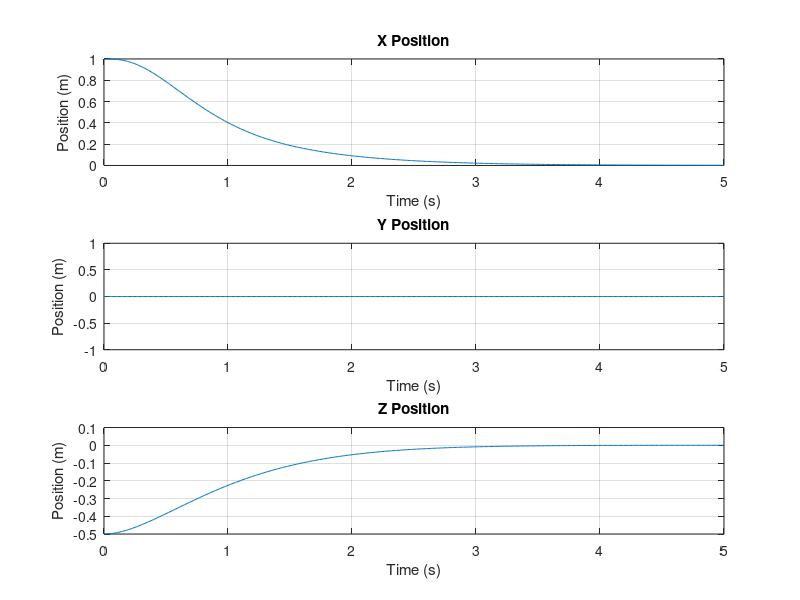
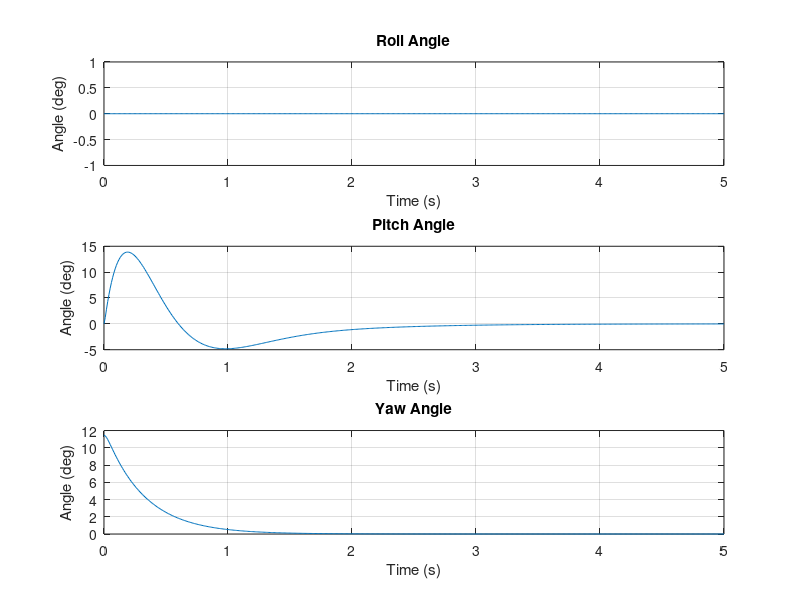
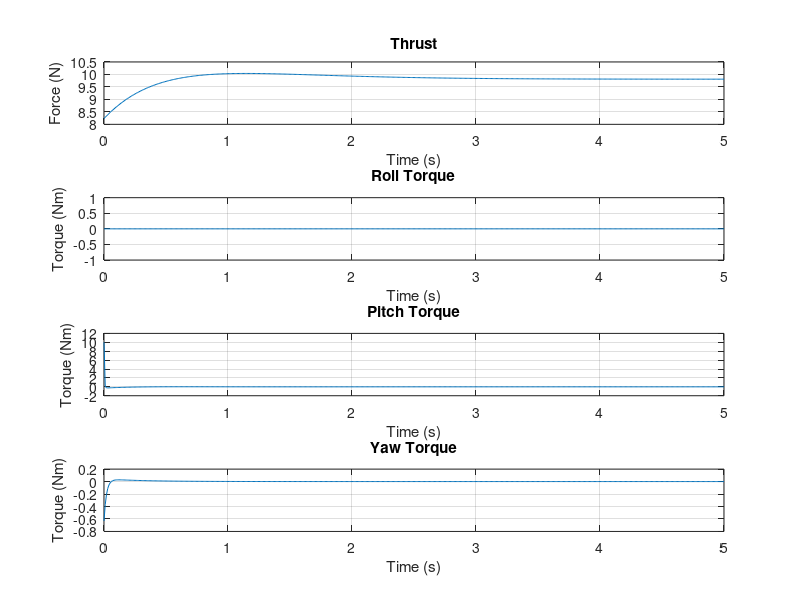

These figures' MATLAB source, in order:
% UAV LQR Controller Design
% Date: 2025-04-10
% Author: rayhan714371

% Load linearized model parameters
% If running separately, uncomment and run linearize_uav_model.m first

% Parameters
g = 9.81;    % Gravitational acceleration [m/s^2]
m = 1.0;     % UAV mass [kg]
Jx = 0.01;   % Moment of inertia around x-axis [kg.m^2]
Jy = 0.01;   % Moment of inertia around y-axis [kg.m^2]
Jz = 0.02;   % Moment of inertia around z-axis [kg.m^2]

% Define state indices for clarity
IX_PX = 1;      % Position x
IX_PY = 2;      % Position y
IX_PZ = 3;      % Position z
IX_VX = 4;      % Velocity x
IX_VY = 5;      % Velocity y
IX_VZ = 6;      % Velocity z
IX_PHI = 7;     % Roll angle
IX_THETA = 8;   % Pitch angle
IX_PSI = 9;     % Yaw angle
IX_PHI_DOT = 10;   % Roll rate
IX_THETA_DOT = 11; % Pitch rate
IX_PSI_DOT = 12;   % Yaw rate

% Define input indices
IX_F = 1;       % Total thrust
IX_TAU_PHI = 2; % Roll torque
IX_TAU_THETA = 3; % Pitch torque
IX_TAU_PSI = 4; % Yaw torque

% Hover state (equilibrium point)
x_eq = zeros(12, 1);
% In hover, the only non-zero input is the thrust to counteract gravity
F_eq = m * g;
tau_phi_eq = 0;
tau_theta_eq = 0;
tau_psi_eq = 0;
u_eq = [F_eq; tau_phi_eq; tau_theta_eq; tau_psi_eq];

% State space matrices initialization
A = zeros(12, 12);
B = zeros(12, 4);

% Fill A matrix based on linearization
% Position derivatives = velocity
A(IX_PX, IX_VX) = 1;
A(IX_PY, IX_VY) = 1;
A(IX_PZ, IX_VZ) = 1;

% Velocity derivatives from linearization
% p(ddot)_x = -g*theta
A(IX_VX, IX_THETA) = -g;

% p(ddot)_y = g*phi
A(IX_VY, IX_PHI) = g;

% p(ddot)_z = -ΔF/m (where ΔF = F - F_eq)
% This will be represented in B matrix

% Angle derivatives = angular rates
A(IX_PHI, IX_PHI_DOT) = 1;
A(IX_THETA, IX_THETA_DOT) = 1;
A(IX_PSI, IX_PSI_DOT) = 1;

% Angular acceleration terms
% phi(ddot) = tau_phi/J_x
% theta(ddot) = tau_theta/J_y
% psi(ddot) = tau_psi/J_z
% These will be represented in B matrix

% Fill B matrix based on linearization
% Force impact on acceleration
B(IX_VZ, IX_F) = -1/m;  % z-acceleration depends on thrust variation

% Torques impact on angular accelerations
B(IX_PHI_DOT, IX_TAU_PHI) = 1/Jx;
B(IX_THETA_DOT, IX_TAU_THETA) = 1/Jy;
B(IX_PSI_DOT, IX_TAU_PSI) = 1/Jz;

% Define C matrix for output (assuming we can measure all states)
C = eye(12);

% Define D matrix (direct feedthrough)
D = zeros(12, 4);

% Create state-space model
uav_ss = ss(A, B, C, D);

% Check controllability
Co = ctrb(A, B);
disp('Rank of controllability matrix:');
rank_Co = rank(Co);
disp(rank_Co);
if rank_Co == size(A, 1)
    disp('System is controllable');
else
    disp('System is not fully controllable');
    % Identify the uncontrollable modes
    [T, A_can] = ctrbf(A, B);
    % Display uncontrollable modes
    eig_uncontrollable = eig(A_can(rank_Co+1:end, rank_Co+1:end));
    disp('Uncontrollable eigenvalues:');
    disp(eig_uncontrollable);
end

% Check observability
Ob = obsv(A, C);
disp('Rank of observability matrix:');
rank_Ob = rank(Ob);
disp(rank_Ob);
if rank_Ob == size(A, 1)
    disp('System is observable');
else
    disp('System is not fully observable');
    % Identify the unobservable modes
    [T, A_can] = obsvf(A, C);
    % Display unobservable modes
    eig_unobservable = eig(A_can(rank_Ob+1:end, rank_Ob+1:end));
    disp('Unobservable eigenvalues:');
    disp(eig_unobservable);
end

% Design LQR controller
% State cost matrix
Q = diag([10 10 10 5 5 5 10 10 1 1 1 0.1])    
% Control cost matrix
R = diag([1 0.1 0.1 0.1])            

% Compute LQR gain matrix
[K, S, e] = lqr(A, B, Q, R);

% Display LQR gain matrix
disp('LQR Gain Matrix:');
disp(K);

% Closed loop system
A_cl = A - B*K;
sys_cl = ss(A_cl, B, C, D);

% System eigenvalues
disp('Open-loop eigenvalues:');
disp(eig(A));
disp('Closed-loop eigenvalues:');
disp(eig(A_cl));

% Simulate the closed-loop response
t = 0:0.01:5;  % Simulation time (5 seconds)

% Initial state deviation from hover
x0 = zeros(12, 1);
x0(IX_PX) = 1;     % 1m error in x position
x0(IX_PZ) = -0.5;  % -0.5m error in z position
x0(IX_PSI) = 0.2;  % 0.2 rad error in yaw angle

% Step response
[y, t, x] = initial(sys_cl, x0, t);

% Plot the position response
figure(1);
subplot(3, 1, 1);
plot(t, y(:, IX_PX));
title('X Position');
xlabel('Time (s)');
ylabel('Position (m)');
grid on;

subplot(3, 1, 2);
plot(t, y(:, IX_PY));
title('Y Position');
xlabel('Time (s)');
ylabel('Position (m)');
grid on;

subplot(3, 1, 3);
plot(t, y(:, IX_PZ));
title('Z Position');
xlabel('Time (s)');
ylabel('Position (m)');
grid on;

% Plot the attitude response
figure(2);
subplot(3, 1, 1);
plot(t, y(:, IX_PHI) * 180/pi);
title('Roll Angle');
xlabel('Time (s)');
ylabel('Angle (deg)');
grid on;

subplot(3, 1, 2);
plot(t, y(:, IX_THETA) * 180/pi);
title('Pitch Angle');
xlabel('Time (s)');
ylabel('Angle (deg)');
grid on;

subplot(3, 1, 3);
plot(t, y(:, IX_PSI) * 180/pi);
title('Yaw Angle');
xlabel('Time (s)');
ylabel('Angle (deg)');
grid on;

% Calculate control inputs during the simulation
u = zeros(4, length(t));
for i = 1:length(t)
    % Control law: u = u_eq - K * (x - x_eq)
    % Since x_eq is zero, u = u_eq - K * x
    u(:, i) = u_eq - K * x(i, :)';
end

% Plot control inputs
figure(3);
subplot(4, 1, 1);
plot(t, u(IX_F, :));
title('Thrust');
xlabel('Time (s)');
ylabel('Force (N)');
grid on;

subplot(4, 1, 2);
plot(t, u(IX_TAU_PHI, :));
title('Roll Torque');
xlabel('Time (s)');
ylabel('Torque (Nm)');
grid on;

subplot(4, 1, 3);
plot(t, u(IX_TAU_THETA, :));
title('Pitch Torque');
xlabel('Time (s)');
ylabel('Torque (Nm)');
grid on;

subplot(4, 1, 4);
plot(t, u(IX_TAU_PSI, :));
title('Yaw Torque');
xlabel('Time (s)');
ylabel('Torque (Nm)');
grid on;

% Function to simulate the closed-loop system with the nonlinear model
function simulate_nonlinear_vs_linear()
    % This function would implement a nonlinear simulation
    % with the LQR controller for comparison
    % Not fully implemented in this code
end